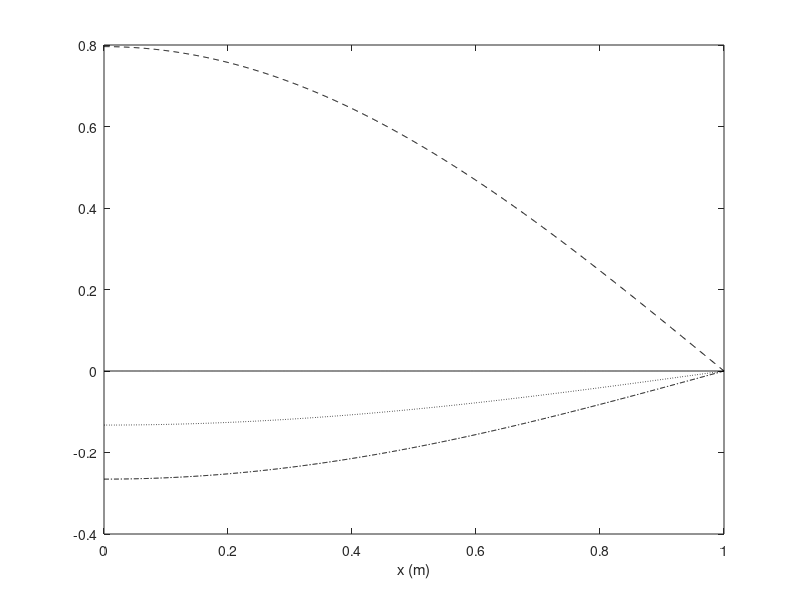

Write the MATLAB code that produced this figure. (Note: this script raises an error after producing the figure.)
% Set values for plotting
xs = linspace(0, 1, 1000);

% Physical constants
c = 3535.534;
k = 90e9;

% How far to go along the Fourier series
nmax = 1000;

%% 7.4.3

problem_number = '7.4.3';

% "Data shift byproduct" function
p = @(x, t) (x-1)*sin(c*pi*t/2)/k;

%%% Resonant case

% Time values for this case
ts = linspace(0, 100000000, 4);

% Wave function Fourier series
a1 = @(t) 8/(k*pi^2)*sin(c*pi*t/2) - 2*(-cos((1/2)*pi*c*t)*c*pi*t+2*sin((1/2)*pi*c*t))/(k*pi^3);
an = @(n, t) 8/(k*pi^2*(2*n-1)^3)*sin(c*(2*n-1)*pi*t/2) - 2*((2*n+cos(pi*c*n*t)-1)*sin((1/2)*pi*c*t)-sin(pi*c*n*t)*cos((1/2)*pi*c*t))/(k*pi^3*(2*n-1)^3*n*(n-1));

us = zeros(length(ts), length(xs));
row = 1;

for t = ts
  u = p(xs, t) + a1(t) * cos(pi*xs/2);

  for n = 2:nmax
    u = u + an(n, t) * cos((2*n-1)*pi*xs/2);
  end

  us(row, :) = u;
  row = row + 1;
end

figure();
plot( ...
  xs, us(1, :), 'k', ...
  xs, us(2, :), 'k:', ...
  xs, us(3, :), 'k-.', ...
  xs, us(4, :), 'k--' ...
)

xlabel('x (m)');
xlim([0, 1]);
legend(strcat('u(x,t) with t=', string(ts), 's'));
title(strcat(problem_number, ' (\omega=\omega_r; n=', num2str(nmax), ')'));

%%% Non-resonant case

% Time values for this case
ts = linspace(0, 2*pi, 4);

% Wave function Fourier series
an = @(n, t) 2/(k*pi^2*(2*n-1)^3)*sin(c*(2*n-1)*pi*t/2) - 2*((8*n-4)*sin((1/8)*pi*c*t)+cos(pi*c*n*t)*sin((1/2)*pi*c*t)-sin(pi*c*n*t)*cos((1/2)*pi*c*t))/(k*pi^3*(2*n-1)^3*(64*n^2-64*n+15));

us = zeros(length(ts), length(xs));
row = 1;

for t = ts
  u = p(xs, t);

  for n = 1:nmax
    u = u + an(n, t) * cos((2*n-1)*pi*xs/2);
  end

  us(row, :) = u;
  row = row + 1;
end

figure();
plot( ...
  xs, us(1, :), 'k', ...
  xs, us(2, :), 'k:', ...
  xs, us(3, :), 'k-.', ...
  xs, us(4, :), 'k--' ...
)

xlabel('x (m)');
xlim([0, 1]);
legend(strcat('u(x,t) with t=', string(ts), 's'));
title(strcat(problem_number, ' (\omega=\omega_r / 4; n=', num2str(nmax), ')'));
